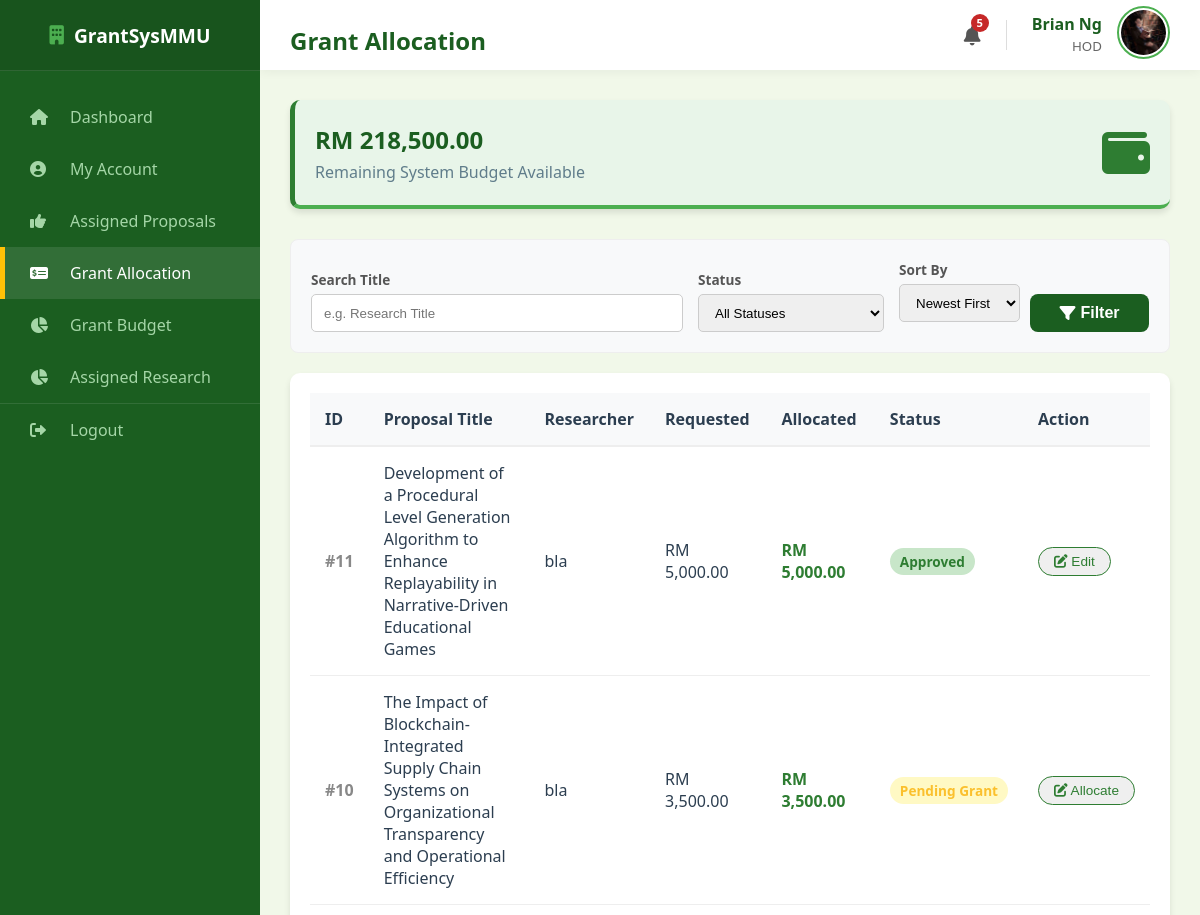
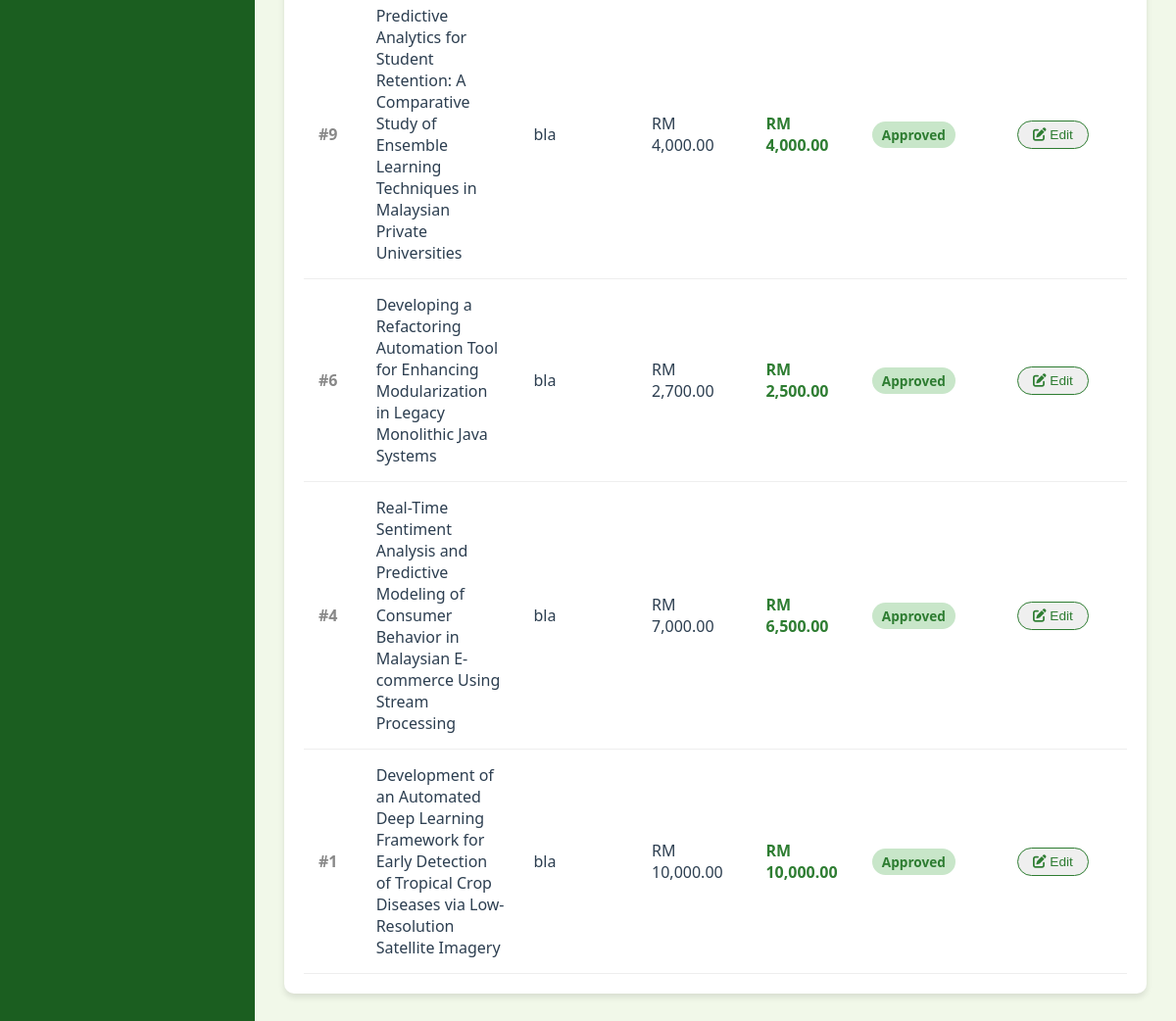
Page /hod/grant_allocation (signed in) on the committed database (2 pictures, top to bottom).
### models.py (models this page shows, shortened)
class User(db.Model):
    __tablename__ = "user"
    mmu_id = db.Column(db.String(15), primary_key=True)
    name = db.Column(db.String(150), nullable=False)
    email = db.Column(db.String(100), unique=True, nullable=False)
    password = db.Column(db.String(100), nullable=False)
    faculty = db.Column(db.String(100), nullable=False)
    user_role = db.Column(db.String(25), nullable=False)
    profile_image = db.Column(db.String(20), nullable=False, default="default.jpg")
    phone_number = db.Column(db.String(20), nullable=True)
    admin_profile = db.relationship(
        "Admin", backref="user_info", uselist=False, cascade="all, delete-orphan"
    )
    researcher_profile = db.relationship(
        "Researcher", backref="user_info", uselist=False, cascade="all, delete-orphan"
    )
    reviewer_profile = db.relationship(
        "Reviewer", backref="user_info", uselist=False, cascade="all, delete-orphan"
    )
    hod_profile = db.relationship(
        "HOD", backref="user_info", uselist=False, cascade="all, delete-orphan"
    )

class Proposal(db.Model):
    __tablename__ = "proposal"
    proposal_id = db.Column(db.Integer, primary_key=True)
    title = db.Column(db.String(255), nullable=False)
    research_area = db.Column(db.String(100), nullable=False, default="General")
    requested_budget = db.Column(db.Float, nullable=False)
    status = db.Column(db.String(30), nullable=False, default="Draft")
    submission_date = db.Column(db.Date, default=malaysia_now)
    document_file = db.Column(db.String(100), nullable=True)
    review_score = db.Column(db.Integer, nullable=True)
    review_feedback = db.Column(db.Text, nullable=True)
    review_draft = db.Column(db.Text, nullable=True)
    researcher_id = db.Column(
        db.Integer, db.ForeignKey("researcher.researcher_id"), nullable=False
    )
    cycle_id = db.Column(
        db.Integer, db.ForeignKey("grant_cycle.cycle_id"), nullable=False
    )
    assigned_reviewer_id = db.Column(
        db.Integer, db.ForeignKey("reviewer.reviewer_id"), nullable=True
    )
    assigned_hod_id = db.Column(db.Integer, db.ForeignKey("hod.hod_id"), nullable=True)
    reviewer = db.relationship("Reviewer", foreign_keys=[assigned_reviewer_id])
    hod = db.relationship("HOD", foreign_keys=[assigned_hod_id])
    deadlines = db.relationship(
        "Deadline", backref="proposal", cascade="all, delete-orphan"
    )

class Grant(db.Model):
    __tablename__ = "grant"
    grant_id = db.Column(db.Integer, primary_key=True)
    grant_amount = db.Column(db.Float, nullable=False)
    award_date = db.Column(db.DateTime, default=malaysia_now)
    proposal_id = db.Column(
        db.Integer, db.ForeignKey("proposal.proposal_id"), nullable=False
    )
    proposal = db.relationship(
        "Proposal", backref=db.backref("grant_award", uselist=False)
    )

### routes/hod_routes.py (the view)
@hod_bp.route("/hod/grant_allocation")
def hod_grant_allocation():
    if session.get("role") != "HOD":
        return redirect(url_for("hod.hod_login"))
    user = User.query.get(session["user_id"])
    current_hod = HOD.query.filter_by(mmu_id=user.mmu_id).first()
    page = request.args.get("page", 1, type=int)
    search_query = request.args.get("search", "")
    filter_status = request.args.get("status", "")
    sort_option = request.args.get("sort", "newest")
    per_page = 8
    query = Proposal.query.filter(
        Proposal.assigned_hod_id == current_hod.hod_id,
        Proposal.status.in_(["Pending Grant", "Approved"]),
    )
    if search_query:
        query = query.filter(Proposal.title.ilike(f"%{search_query}%"))
    if filter_status and filter_status != "all":
        query = query.filter(Proposal.status == filter_status)
    if sort_option == "oldest":
        query = query.order_by(Proposal.proposal_id.asc())
    elif sort_option == "title_asc":
        query = query.order_by(Proposal.title.asc())
    else:
        query = query.order_by(Proposal.proposal_id.desc())
    pagination = query.paginate(page=page, per_page=per_page, error_out=False)
    total_budget_in = db.session.query(func.sum(Budget.amount)).scalar() or 0.0
    total_grants_out = db.session.query(func.sum(Grant.grant_amount)).scalar() or 0.0
    remaining_balance = total_budget_in - total_grants_out
    return render_template(
        "hod_grant_allocation.html",
        proposals=pagination.items, # Pass paginated items
        pagination=pagination,      # Pass pagination object
        user=user,
        remaining_balance=remaining_balance,
        current_search=search_query,
        current_status=filter_status,
        current_sort=sort_option
    )

### templates/hod_grant_allocation.html (shortened to what this page needs)
<!DOCTYPE html>
<html lang="en">
<head>
    <link rel="stylesheet" type="text/css" href="{{ url_for('static', filename='style.css') }}">
    <link rel="stylesheet" href="https://cdnjs.cloudflare.com/ajax/libs/font-awesome/6.0.0/css/all.min.css">
</head>
<body>
    <div class="dashboard-container">
        <div class="sidebar">
            <div class="sidebar-header"><i class="fas fa-building"
                    style="margin-right: 10px; color: var(--secondary-color);"></i> GrantSysMMU</div>
            <ul class="sidebar-menu">
                <li><a href="{{ url_for('hod.hod_dashboard') }}"><i class="fas fa-home"></i> Dashboard</a></li>
                <li><a href="{{ url_for('hod.hod_profile') }}"><i class="fas fa-user-circle"></i> My Account</a></li>
                <li><a href="{{ url_for('hod.hod_assigned_proposals') }}"><i class="fas fa-thumbs-up"></i>
                        Assigned Proposals</a></li>
                <li class="active"><a href="{{ url_for('hod.hod_grant_allocation') }}"><i
                            class="fas fa-money-check-alt"></i> Grant Allocation</a></li>
                <li><a href="{{ url_for('hod.hod_grant_budget') }}"><i class="fas fa-chart-pie"></i> Grant Budget</a>
                </li>
                <li><a href="{{ url_for('hod.hod_assigned_research') }}"><i class="fas fa-chart-pie"></i> Assigned
                        Research</a></li>
                <li style="margin-top: auto; border-top: 1px solid rgba(255,255,255,0.1);">
                    <a href="{{ url_for('auth.logout') }}"><i class="fas fa-sign-out-alt"></i> Logout</a>
                </li>
            </ul>
        </div>
        <div class="main-content">
            <div class="top-bar">
                <h2>Grant Allocation</h2>
                <div style="display: flex; align-items: center; gap: 25px;">
                    <a href="{{ url_for('auth.view_notifications') }}"
                        style="position: relative; color: #555; font-size: 1.2rem; text-decoration: none;">
                        <i class="fas fa-bell"></i>
                        {% if unread_notifications > 0 %}
                        <span
                            style="position: absolute; top: -8px; right: -8px; background: #c62828; color: white; border-radius: 50%; width: 18px; height: 18px; font-size: 0.7rem; display: flex; align-items: center; justify-content: center; font-weight: bold;">
                            {{ unread_notifications }}
                        </span>
                        {% endif %}
                    </a>
                    <div style="display: flex; align-items: center; gap: 15px;">
                        <div style="text-align: right; line-height: 1.3;">
                            <span style="display: block; font-weight: bold; color: #1b5e20;">{{ user.name }}</span>
                            <small style="color: #666;">HOD</small>
                        </div>
                        <a href="{{ url_for('hod.hod_profile') }}">
                            <img src="{{ url_for('static', filename='profile_pics/' + user.profile_image) }}"
                                alt="Profile"
                                style="width: 45px; height: 45px; border-radius: 50%; object-fit: cover; border: 2px solid #4caf50; padding: 2px;">
                        </a>
                    </div>
                </div>
            </div>
            <div class="content-wrapper">
                <div class="stat-card"
                    style="margin-bottom: 30px; background: #e8f5e9; border-left: 5px solid #2e7d32;">
                    <div class="stat-info">
                        <h3 style="font-size: 1.5rem;">RM {{ "{:,.2f}".format(remaining_balance) }}</h3>
                        <p>Remaining System Budget Available</p>
                    </div>
                    <div class="stat-icon"><i class="fas fa-wallet" style="color: #2e7d32;"></i></div>
                </div>
                <div
                    style="background: #f8f9fa; padding: 20px; border-radius: 8px; margin-bottom: 20px; border: 1px solid #eee;">
                    <form method="GET" style="display: flex; gap: 15px; flex-wrap: wrap; align-items: flex-end;">
                        <div style="flex: 2; min-width: 280px;">
                            <label
                                style="font-weight: bold; font-size: 0.85rem; color: #555; display: block; margin-bottom: 5px;">Search
                                Title</label>
                            <div style="display: flex; gap: 5px;">
                                <input type="text" name="search" value="{{ current_search }}"
                                    placeholder="e.g. Research Title"
                                    style="flex: 1; height: 38px; padding: 0 12px; border: 1px solid #ccc; border-radius: 5px; box-sizing: border-box;">
                            </div>
                        </div>
                        <div style="flex: 1; min-width: 150px;">
                            <label
                                style="font-weight: bold; font-size: 0.85rem; color: #555; display: block; margin-bottom: 5px;">Status</label>
                            <select name="status"
                                style="width: 100%; height: 38px; padding: 0 12px; border: 1px solid #ccc; border-radius: 5px; box-sizing: border-box;">
                                <option value="" {% if not current_status %}selected{% endif %}>All Statuses</option>
                            </select>
                        </div>
                        <div style="flex: 1; min-width: 250px;">
                            <label
                                style="font-weight: bold; font-size: 0.85rem; color: #555; display: block; margin-bottom: 5px;">Sort
                                By</label>
                            <div style="display: flex; gap: 10px;">
                                <select name="sort"
                                    style="flex: 1; height: 38px; padding: 0 12px; border: 1px solid #ccc; border-radius: 5px; box-sizing: border-box;">
                                    <option value="newest" {% if current_sort=='newest' %}selected{% endif %}>Newest
                                        First</option>
                                </select>
                                <button type="submit" class="btn-primary"
                                    style="height: 38px; padding: 0 20px; display: flex; align-items: center; justify-content: center; gap: 5px; border: none; cursor: pointer; box-sizing: border-box;">
                                    <i class="fas fa-filter"></i> Filter
                                </button>
                            </div>
                        </div>
                    </form>
                </div>
                <div class="table-card">
                    <table style="width: 100%; border-collapse: collapse;">
                        <thead>
                            <tr style="background-color: #f8f9fa; text-align: left;">
                                <th style="padding: 15px; width:5%; border-bottom: 2px solid #eee;">ID</th>
                                <th style="padding: 15px; width:30%; border-bottom: 2px solid #eee;">Proposal Title</th>
                                <th style="padding: 15px; width:15%; border-bottom: 2px solid #eee;">Researcher</th>
                                <th style="padding: 15px; width:15%; border-bottom: 2px solid #eee;">Requested</th>
                                <th style="padding: 15px; width:15%; border-bottom: 2px solid #eee;">Allocated</th>
                                <th style="padding: 15px; width:10%; border-bottom: 2px solid #eee;">Status</th>
                                <th style="padding: 15px; width:10%; border-bottom: 2px solid #eee;">Action</th>
                            </tr>
                        </thead>
                        <tbody>
                            {% for proposal in proposals %}
                            <tr style="border-bottom: 1px solid #eee;">
                                <td style="padding: 15px; color: #888; font-weight: bold;">#{{ proposal.proposal_id }}
                                </td>
                                <td style="padding: 15px; font-weight: 500;">{{ proposal.title }}</td>
                                <td style="padding: 15px;">{{ proposal.researcher.user_info.name }}</td>
                                <td style="padding: 15px;">RM {{ "{:,.2f}".format(proposal.requested_budget) }}</td>
                                <td style="padding: 15px; color: #2e7d32; font-weight: bold;">
                                    {% if proposal.grant_award %}
                                    RM {{ "{:,.2f}".format(proposal.grant_award.grant_amount) }}
                                    {% else %}
                                    RM 0.00
                                    {% endif %}
                                </td>
                                <td style="padding: 15px;">
                                    <span
                                        style="padding: 4px 10px; border-radius: 15px; font-size: 0.85rem; font-weight: bold; white-space:nowrap;
                                        background: {% if proposal.status == 'Approved' %}#c8e6c9{% else %}#fff9c4{% endif %};
                                        color: {% if proposal.status == 'Approved' %}#2e7d32{% else %}#fbc02d{% endif %};">
                                        {{ proposal.status }}
                                    </span>
                                </td>
                                <td style="padding: 15px;">
                                    <button class="btn-sm"
                                        onclick="openAllocationModal('{{ proposal.proposal_id }}', '{{ proposal.grant_award.grant_amount if proposal.grant_award else 0 }}', '{{ remaining_balance }}')">
                                        <i class="fas fa-edit"></i> {% if proposal.status == 'Pending Grant'
                                        %}Allocate{% else %}Edit{% endif %}
                                    </button>
                                </td>
                            </tr>
                            {% else %}
                            <tr>
                                <td colspan="7" style="padding: 30px; text-align: center; color: #888;">No pending grant
                                    allocations found matching your filters.</td>
                            </tr>
                            {% endfor %}
                        </tbody>
                    </table>
                </div>
            </div>
        </div>
    </div>
</body>
</html>

### rows in the picture
User: name "Brian Ng", profile_image (picture)
Proposal: proposal_id "11", title "Development of a Procedural Level Generation Algorithm to Enhance Replayability in Narrative-Driven Educational Games", researcher.user_info.name "bla", requested_budget "5,000.00", status "Approved", shows "Edit"
Grant: grant_award.grant_amount "5,000.00"
Proposal: proposal_id "10", title "The Impact of Blockchain-Integrated Supply Chain Systems on Organizational Transparency and Operational Efficiency", researcher.user_info.name "bla", requested_budget "3,500.00", status "Pending Grant", shows "Allocate"
Grant: grant_award.grant_amount "3,500.00"
Proposal: proposal_id "9", title "Predictive Analytics for Student Retention: A Comparative Study of Ensemble Learning Techniques in Malaysian Private Universities", researcher.user_info.name "bla", requested_budget "4,000.00", status "Approved", shows "Edit"
Grant: grant_award.grant_amount "4,000.00"
Proposal: proposal_id "6", title "Developing a Refactoring Automation Tool for Enhancing Modularization in Legacy Monolithic Java Systems", researcher.user_info.name "bla", requested_budget "2,700.00", status "Approved", shows "Edit"
Grant: grant_award.grant_amount "2,500.00"
Proposal: proposal_id "4", title "Real-Time Sentiment Analysis and Predictive Modeling of Consumer Behavior in Malaysian E-commerce Using Stream Processing", researcher.user_info.name "bla", requested_budget "7,000.00", status "Approved", shows "Edit"
Grant: grant_award.grant_amount "6,500.00"
Proposal: proposal_id "1", title "Development of an Automated Deep Learning Framework for Early Detection of Tropical Crop Diseases via Low-Resolution Satellite Imagery", researcher.user_info.name "bla", requested_budget "10,000.00", status "Approved", shows "Edit"
Grant: grant_award.grant_amount "10,000.00"

### other values in the picture
{{ unread_notifications }} "5"
{{ "{:,.2f}".format(remaining_balance) }} "218,500.00"
